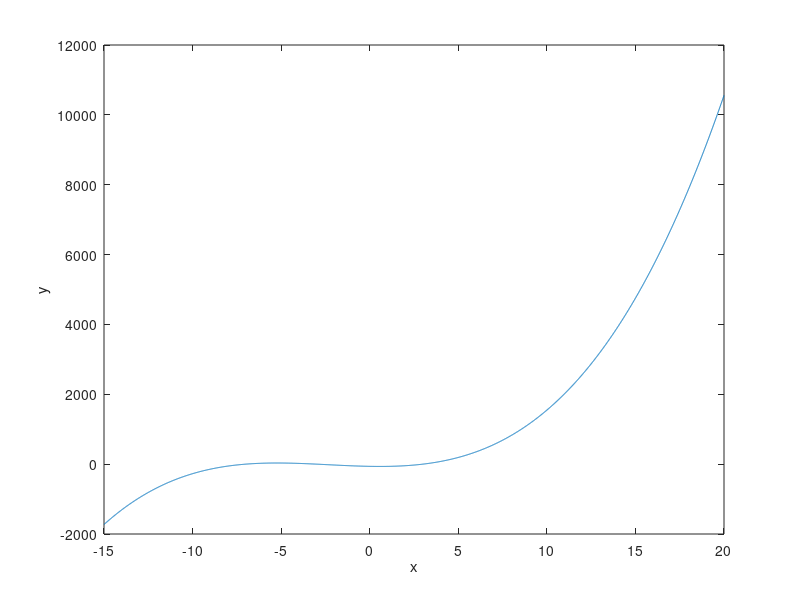

Write MATLAB code to recreate this figure. (Note: this script raises an error after producing the figure.)
%% Question 2(a): roots: -3, 3, -7; plot: −15 ≤ 𝑥 ≤ 20
given_polynomial = [24 0 0 1 18 0];
given_roots = [-3, 3, -7];
polynomial_limit = -15:0.01:20;

obtained_polynomial = poly(given_roots)
plot(polynomial_limit, polyval(obtained_polynomial, polynomial_limit)),xlabel('x'),ylabel('y')

%% Question 2(b): p(𝑥)/d(𝑥)
[quotient, remainder] = deconv(given_polynomial, obtained_polynomial)


%% Question 4(a): vector containing all +ive numbers in the given matrix
given_matrix = [-10, -11, 3; 9.1, 8, pi; -5, 4, -0.12];
positive_vector = given_matrix(given_matrix > 0)'


%% Question 4(b): Find the total of the largest numbers in each row
sum_of_largest_in_row = sum(max(given_matrix, [], 2)) % 2 here means check inside rows instead of columns

%% Question 4(c): 2x3 matrix from first & last row
new_2x3_matrix = [given_matrix(1,:); given_matrix(end,:)]

%% Question 6: calculate pressure and temprature
altitude_limit = 200:input("Input range step in ft: ","s"):8000;

[ pressure, temprature ] = pressure_and_temprature(altitude_limit)
plot(altitude_limit, temprature),xlabel('Altitude (h)'),ylabel('Temprature (t)')


%% Question 8: calculate cost of call
time_of_call = input('Time of your call (day: 8AM - 6PM, evening: 6PM - 12AM, night: 12AM - 8AM): ',"s");
duration = input('Duration of your call: ',"s");

total_cost = cost_of_call(time_of_call, duration)

while(waitforbuttonpress()==0) pause(1) end
%%
